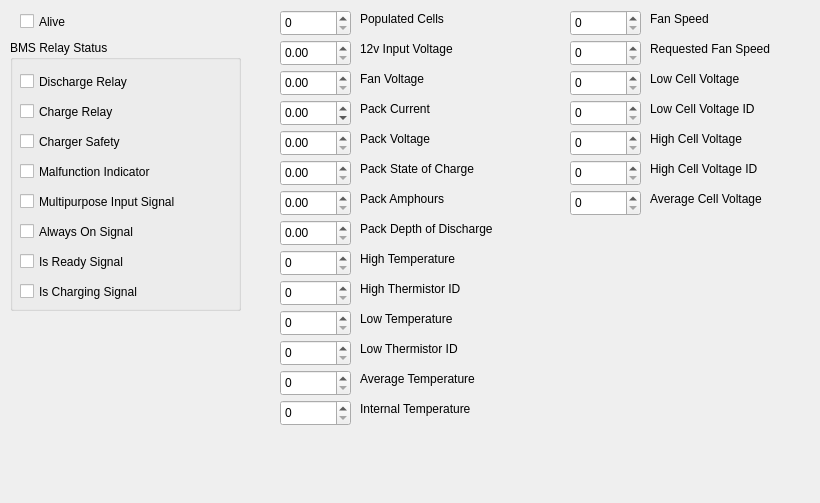
<?xml version="1.0" encoding="UTF-8"?>
<ui version="4.0">
 <class>BatteryTab</class>
 <widget class="QWidget" name="BatteryTab">
  <property name="geometry">
   <rect>
    <x>0</x>
    <y>0</y>
    <width>820</width>
    <height>503</height>
   </rect>
  </property>
  <property name="windowTitle">
   <string>Form</string>
  </property>
  <widget class="QLabel" name="label_18">
   <property name="geometry">
    <rect>
     <x>650</x>
     <y>100</y>
     <width>151</width>
     <height>17</height>
    </rect>
   </property>
   <property name="text">
    <string>Low Cell Voltage ID</string>
   </property>
  </widget>
  <widget class="QLabel" name="label_17">
   <property name="geometry">
    <rect>
     <x>650</x>
     <y>70</y>
     <width>151</width>
     <height>17</height>
    </rect>
   </property>
   <property name="text">
    <string>Low Cell Voltage</string>
   </property>
  </widget>
  <widget class="QDoubleSpinBox" name="fanVoltage">
   <property name="geometry">
    <rect>
     <x>280</x>
     <y>70</y>
     <width>71</width>
     <height>26</height>
    </rect>
   </property>
  </widget>
  <widget class="QSpinBox" name="fanSpeed">
   <property name="geometry">
    <rect>
     <x>570</x>
     <y>10</y>
     <width>71</width>
     <height>26</height>
    </rect>
   </property>
   <property name="maximum">
    <number>255</number>
   </property>
  </widget>
  <widget class="QLabel" name="label_10">
   <property name="geometry">
    <rect>
     <x>360</x>
     <y>280</y>
     <width>141</width>
     <height>17</height>
    </rect>
   </property>
   <property name="text">
    <string>High Thermistor ID</string>
   </property>
  </widget>
  <widget class="QSpinBox" name="averageTemp">
   <property name="geometry">
    <rect>
     <x>280</x>
     <y>370</y>
     <width>71</width>
     <height>26</height>
    </rect>
   </property>
   <property name="maximum">
    <number>255</number>
   </property>
  </widget>
  <widget class="QGroupBox" name="bmsRelayStatus">
   <property name="geometry">
    <rect>
     <x>10</x>
     <y>40</y>
     <width>231</width>
     <height>271</height>
    </rect>
   </property>
   <property name="title">
    <string>BMS Relay Status</string>
   </property>
   <widget class="QCheckBox" name="dischargeRelay">
    <property name="geometry">
     <rect>
      <x>10</x>
      <y>30</y>
      <width>141</width>
      <height>23</height>
     </rect>
    </property>
    <property name="text">
     <string>Discharge Relay</string>
    </property>
   </widget>
   <widget class="QCheckBox" name="chargeRelay">
    <property name="geometry">
     <rect>
      <x>10</x>
      <y>60</y>
      <width>121</width>
      <height>23</height>
     </rect>
    </property>
    <property name="text">
     <string>Charge Relay</string>
    </property>
   </widget>
   <widget class="QCheckBox" name="chargerSafety">
    <property name="geometry">
     <rect>
      <x>10</x>
      <y>90</y>
      <width>131</width>
      <height>23</height>
     </rect>
    </property>
    <property name="text">
     <string>Charger Safety</string>
    </property>
   </widget>
   <widget class="QCheckBox" name="malfunctionIndicator">
    <property name="geometry">
     <rect>
      <x>10</x>
      <y>120</y>
      <width>171</width>
      <height>23</height>
     </rect>
    </property>
    <property name="text">
     <string>Malfunction Indicator</string>
    </property>
   </widget>
   <widget class="QCheckBox" name="alwaysOn">
    <property name="geometry">
     <rect>
      <x>10</x>
      <y>180</y>
      <width>171</width>
      <height>23</height>
     </rect>
    </property>
    <property name="text">
     <string>Always On Signal</string>
    </property>
   </widget>
   <widget class="QCheckBox" name="multipurposeInput">
    <property name="geometry">
     <rect>
      <x>10</x>
      <y>150</y>
      <width>211</width>
      <height>23</height>
     </rect>
    </property>
    <property name="text">
     <string>Multipurpose Input Signal</string>
    </property>
   </widget>
   <widget class="QCheckBox" name="isReady">
    <property name="geometry">
     <rect>
      <x>10</x>
      <y>210</y>
      <width>131</width>
      <height>23</height>
     </rect>
    </property>
    <property name="text">
     <string>Is Ready Signal</string>
    </property>
   </widget>
   <widget class="QCheckBox" name="isCharging">
    <property name="geometry">
     <rect>
      <x>10</x>
      <y>240</y>
      <width>145</width>
      <height>23</height>
     </rect>
    </property>
    <property name="text">
     <string>Is Charging Signal</string>
    </property>
   </widget>
  </widget>
  <widget class="QSpinBox" name="averageCellVoltage">
   <property name="geometry">
    <rect>
     <x>570</x>
     <y>190</y>
     <width>71</width>
     <height>26</height>
    </rect>
   </property>
   <property name="maximum">
    <number>65535</number>
   </property>
  </widget>
  <widget class="QLabel" name="label_11">
   <property name="geometry">
    <rect>
     <x>360</x>
     <y>310</y>
     <width>131</width>
     <height>17</height>
    </rect>
   </property>
   <property name="text">
    <string>Low Temperature</string>
   </property>
  </widget>
  <widget class="QDoubleSpinBox" name="packStateOfCharge">
   <property name="geometry">
    <rect>
     <x>280</x>
     <y>160</y>
     <width>71</width>
     <height>26</height>
    </rect>
   </property>
  </widget>
  <widget class="QLabel" name="label_19">
   <property name="geometry">
    <rect>
     <x>650</x>
     <y>130</y>
     <width>141</width>
     <height>17</height>
    </rect>
   </property>
   <property name="text">
    <string>High Cell Voltage</string>
   </property>
  </widget>
  <widget class="QLabel" name="label_16">
   <property name="geometry">
    <rect>
     <x>650</x>
     <y>40</y>
     <width>151</width>
     <height>17</height>
    </rect>
   </property>
   <property name="text">
    <string>Requested Fan Speed</string>
   </property>
  </widget>
  <widget class="QSpinBox" name="highCellVoltage">
   <property name="geometry">
    <rect>
     <x>570</x>
     <y>130</y>
     <width>71</width>
     <height>26</height>
    </rect>
   </property>
   <property name="maximum">
    <number>65535</number>
   </property>
  </widget>
  <widget class="QLabel" name="label_2">
   <property name="geometry">
    <rect>
     <x>360</x>
     <y>40</y>
     <width>121</width>
     <height>17</height>
    </rect>
   </property>
   <property name="text">
    <string>12v Input Voltage</string>
   </property>
  </widget>
  <widget class="QLabel" name="label_14">
   <property name="geometry">
    <rect>
     <x>360</x>
     <y>400</y>
     <width>151</width>
     <height>17</height>
    </rect>
   </property>
   <property name="text">
    <string>Internal Temperature</string>
   </property>
  </widget>
  <widget class="QLabel" name="label_5">
   <property name="geometry">
    <rect>
     <x>360</x>
     <y>100</y>
     <width>121</width>
     <height>17</height>
    </rect>
   </property>
   <property name="text">
    <string>Pack Current</string>
   </property>
  </widget>
  <widget class="QDoubleSpinBox" name="packAmphours">
   <property name="geometry">
    <rect>
     <x>280</x>
     <y>190</y>
     <width>71</width>
     <height>26</height>
    </rect>
   </property>
  </widget>
  <widget class="QDoubleSpinBox" name="packVoltage">
   <property name="geometry">
    <rect>
     <x>280</x>
     <y>130</y>
     <width>71</width>
     <height>26</height>
    </rect>
   </property>
  </widget>
  <widget class="QDoubleSpinBox" name="packCurrent">
   <property name="geometry">
    <rect>
     <x>280</x>
     <y>100</y>
     <width>71</width>
     <height>26</height>
    </rect>
   </property>
   <property name="minimum">
    <double>-99.989999999999995</double>
   </property>
  </widget>
  <widget class="QLabel" name="label_3">
   <property name="geometry">
    <rect>
     <x>360</x>
     <y>130</y>
     <width>121</width>
     <height>17</height>
    </rect>
   </property>
   <property name="text">
    <string>Pack Voltage</string>
   </property>
  </widget>
  <widget class="QSpinBox" name="populatedCells">
   <property name="geometry">
    <rect>
     <x>280</x>
     <y>10</y>
     <width>71</width>
     <height>26</height>
    </rect>
   </property>
   <property name="minimumSize">
    <size>
     <width>61</width>
     <height>26</height>
    </size>
   </property>
   <property name="maximum">
    <number>255</number>
   </property>
  </widget>
  <widget class="QLabel" name="label_9">
   <property name="geometry">
    <rect>
     <x>360</x>
     <y>250</y>
     <width>151</width>
     <height>17</height>
    </rect>
   </property>
   <property name="text">
    <string>High Temperature</string>
   </property>
  </widget>
  <widget class="QSpinBox" name="lowCellVoltageId">
   <property name="geometry">
    <rect>
     <x>570</x>
     <y>100</y>
     <width>71</width>
     <height>26</height>
    </rect>
   </property>
   <property name="maximum">
    <number>255</number>
   </property>
  </widget>
  <widget class="QSpinBox" name="requestedFanSpeed">
   <property name="geometry">
    <rect>
     <x>570</x>
     <y>40</y>
     <width>71</width>
     <height>26</height>
    </rect>
   </property>
   <property name="maximum">
    <number>255</number>
   </property>
  </widget>
  <widget class="QSpinBox" name="highCellVoltageId">
   <property name="geometry">
    <rect>
     <x>570</x>
     <y>160</y>
     <width>71</width>
     <height>26</height>
    </rect>
   </property>
   <property name="maximum">
    <number>255</number>
   </property>
  </widget>
  <widget class="QLabel" name="label_20">
   <property name="geometry">
    <rect>
     <x>650</x>
     <y>160</y>
     <width>141</width>
     <height>17</height>
    </rect>
   </property>
   <property name="text">
    <string>High Cell Voltage ID</string>
   </property>
  </widget>
  <widget class="QSpinBox" name="highTemp">
   <property name="geometry">
    <rect>
     <x>280</x>
     <y>250</y>
     <width>71</width>
     <height>26</height>
    </rect>
   </property>
   <property name="maximum">
    <number>255</number>
   </property>
  </widget>
  <widget class="QLabel" name="label_15">
   <property name="geometry">
    <rect>
     <x>650</x>
     <y>10</y>
     <width>151</width>
     <height>17</height>
    </rect>
   </property>
   <property name="text">
    <string>Fan Speed</string>
   </property>
  </widget>
  <widget class="QSpinBox" name="internalTemp">
   <property name="geometry">
    <rect>
     <x>280</x>
     <y>400</y>
     <width>71</width>
     <height>26</height>
    </rect>
   </property>
   <property name="maximum">
    <number>255</number>
   </property>
  </widget>
  <widget class="QSpinBox" name="lowCellVoltage">
   <property name="geometry">
    <rect>
     <x>570</x>
     <y>70</y>
     <width>71</width>
     <height>26</height>
    </rect>
   </property>
   <property name="maximum">
    <number>65535</number>
   </property>
  </widget>
  <widget class="QSpinBox" name="lowTemp">
   <property name="geometry">
    <rect>
     <x>280</x>
     <y>310</y>
     <width>71</width>
     <height>26</height>
    </rect>
   </property>
   <property name="maximum">
    <number>255</number>
   </property>
  </widget>
  <widget class="QSpinBox" name="lowThermistorId">
   <property name="geometry">
    <rect>
     <x>280</x>
     <y>340</y>
     <width>71</width>
     <height>26</height>
    </rect>
   </property>
   <property name="maximum">
    <number>255</number>
   </property>
  </widget>
  <widget class="QDoubleSpinBox" name="inputVoltage12V">
   <property name="geometry">
    <rect>
     <x>280</x>
     <y>40</y>
     <width>71</width>
     <height>26</height>
    </rect>
   </property>
  </widget>
  <widget class="QLabel" name="label_7">
   <property name="geometry">
    <rect>
     <x>360</x>
     <y>190</y>
     <width>131</width>
     <height>17</height>
    </rect>
   </property>
   <property name="text">
    <string>Pack Amphours</string>
   </property>
  </widget>
  <widget class="QLabel" name="label_4">
   <property name="geometry">
    <rect>
     <x>360</x>
     <y>70</y>
     <width>111</width>
     <height>17</height>
    </rect>
   </property>
   <property name="text">
    <string>Fan Voltage</string>
   </property>
  </widget>
  <widget class="QLabel" name="label_21">
   <property name="geometry">
    <rect>
     <x>650</x>
     <y>190</y>
     <width>151</width>
     <height>17</height>
    </rect>
   </property>
   <property name="text">
    <string>Average Cell Voltage</string>
   </property>
  </widget>
  <widget class="QDoubleSpinBox" name="packDepthOfDischarge">
   <property name="geometry">
    <rect>
     <x>280</x>
     <y>220</y>
     <width>71</width>
     <height>26</height>
    </rect>
   </property>
  </widget>
  <widget class="QLabel" name="label_6">
   <property name="geometry">
    <rect>
     <x>360</x>
     <y>160</y>
     <width>151</width>
     <height>17</height>
    </rect>
   </property>
   <property name="text">
    <string>Pack State of Charge</string>
   </property>
  </widget>
  <widget class="QLabel" name="label_8">
   <property name="geometry">
    <rect>
     <x>360</x>
     <y>220</y>
     <width>171</width>
     <height>17</height>
    </rect>
   </property>
   <property name="text">
    <string>Pack Depth of Discharge</string>
   </property>
  </widget>
  <widget class="QLabel" name="label">
   <property name="geometry">
    <rect>
     <x>360</x>
     <y>10</y>
     <width>111</width>
     <height>17</height>
    </rect>
   </property>
   <property name="text">
    <string>Populated Cells</string>
   </property>
  </widget>
  <widget class="QLabel" name="label_12">
   <property name="geometry">
    <rect>
     <x>360</x>
     <y>340</y>
     <width>131</width>
     <height>17</height>
    </rect>
   </property>
   <property name="text">
    <string>Low Thermistor ID</string>
   </property>
  </widget>
  <widget class="QLabel" name="label_13">
   <property name="geometry">
    <rect>
     <x>360</x>
     <y>370</y>
     <width>161</width>
     <height>17</height>
    </rect>
   </property>
   <property name="text">
    <string>Average Temperature</string>
   </property>
  </widget>
  <widget class="QSpinBox" name="highThermistorId">
   <property name="geometry">
    <rect>
     <x>280</x>
     <y>280</y>
     <width>71</width>
     <height>26</height>
    </rect>
   </property>
   <property name="maximum">
    <number>255</number>
   </property>
  </widget>
  <widget class="QCheckBox" name="alive">
   <property name="geometry">
    <rect>
     <x>20</x>
     <y>10</y>
     <width>92</width>
     <height>23</height>
    </rect>
   </property>
   <property name="text">
    <string>Alive</string>
   </property>
  </widget>
 </widget>
 <resources/>
 <connections/>
</ui>
